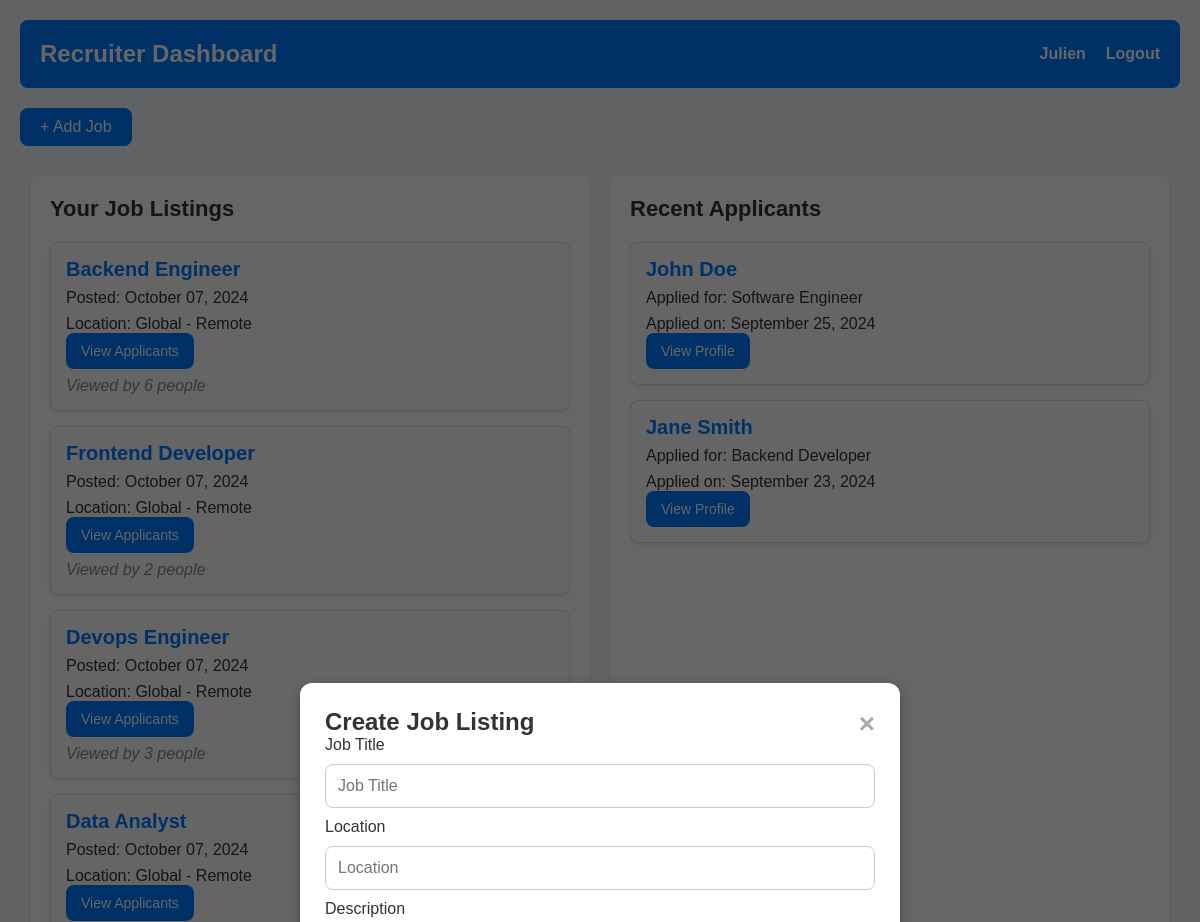
The page /recruiter_dashboard/ (signed in, upper part) on the database as committed earlier.
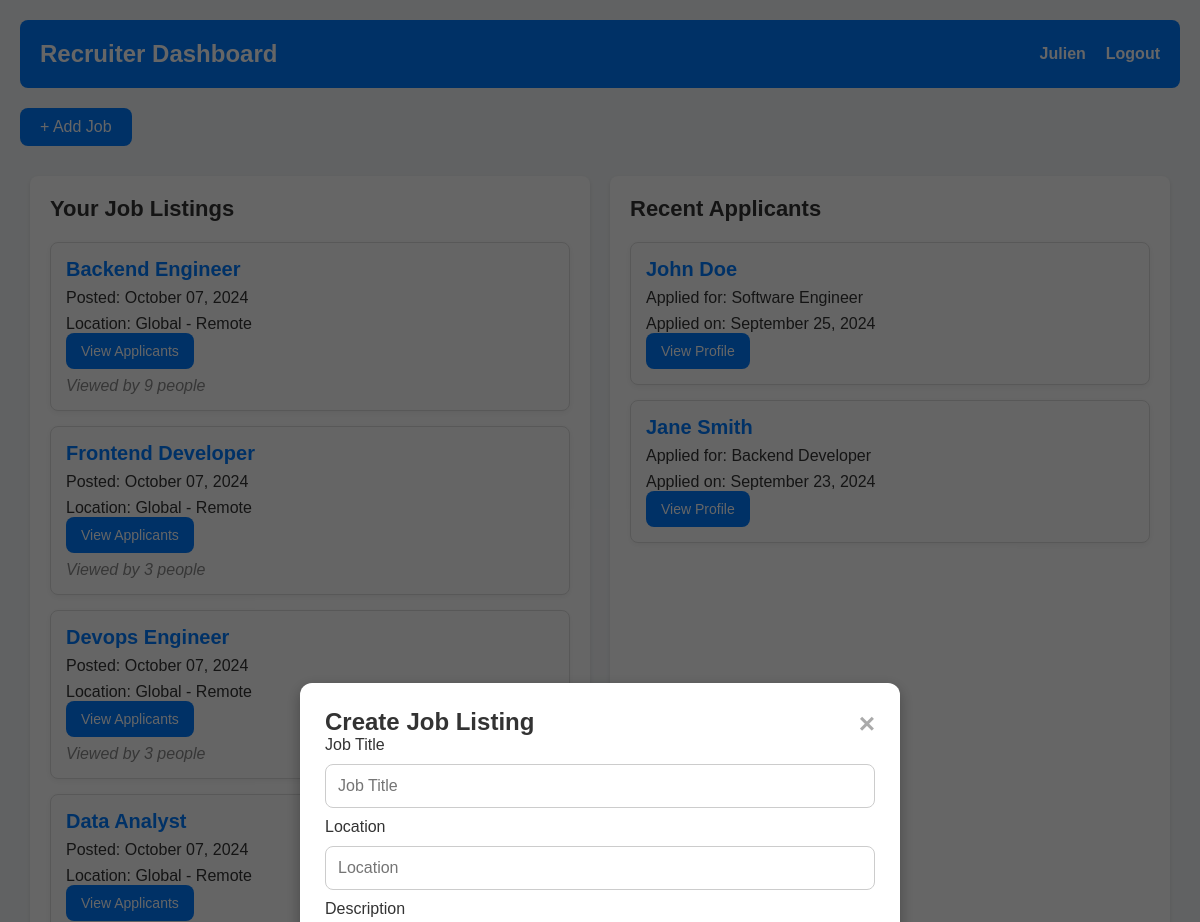
The same page on the database as committed later.
### remote/models.py (models this page shows, shortened)
class Job(models.Model):
    title = models.CharField(max_length=100)
    description = models.TextField()
    location = models.CharField(max_length=30)
    company_name = models.CharField(max_length=100)
    created_at = models.DateTimeField(auto_now_add=True)
    recruiter = models.ForeignKey(Profile, on_delete=models.CASCADE)
    category = models.ForeignKey(Category, on_delete=models.CASCADE, default=1)
    featured = models.BooleanField(default=False)
    views_count = models.IntegerField(default=0)

### remote/views.py (the view)
# urls.py: path('recruiter_dashboard/', views.recruiter_dashboard, name='recruiter_dashboard'),\
def recruiter_dashboard(request):
    category = Category.objects.all()
    applicants = JobApplication.objects.all()
    profile = None
    jobs = []
    profile = Profile.objects.get(user=request.user)
    jobs = Job.objects.filter(recruiter=profile)
    if profile.role == 'recruiter':
        context = {
            'category': category,
            'profile': profile,
            'jobs': jobs,
            'applicants': applicants,
        }
        return render(request, 'recruiters.html', context)

### remote/templates/recruiters.html (shortened to what this page needs)
    {% load static %}
<!DOCTYPE html>
<html lang="en">
<head>
    {% load static %}
    <link rel="stylesheet" href="{% static 'css/recruiters.css' %}">
</head>
<body>
    <div class="dashboard-container">
        <header class="dashboard-header">
            <h1>Recruiter Dashboard</h1>
            <nav>
                <ul>
                    <li><a href="{% url 'get_profile' user.profile.id %}">{{ user.username }}</a></li>
                    <li><a href="/logout/">Logout</a></li>
                </ul>
            </nav>
        </header>
        <div class="add-job-container">
            <button id="add-job-btn" class="add-job-btn">+ Add Job</button>
        </div>
        <div class="dashboard-content">
            <section class="job-section">
                <h2>Your Job Listings</h2>
                <div class="job-list">
                    {% if jobs %}
                        {% for job in jobs %}
                            <div class="job-card">
                                <h3>{{ job.title }}</h3>
                                <p>Posted: {{ job.created_at|date:"F d, Y" }}</p>
                                <p>Location: {{ job.location }}</p>
                                <button class="details-btn" onclick='window.location.href="{% url 'applicants' job.id %}"'>View Applicants</button>
                                <p class="views">Viewed by {{ job.views_count|default:0 }} people</p>
                            </div>
                        {% endfor %}
                    {% else %}
                        <p>No job listings yet. Post your first job!</p>
                    {% endif %}
                </div>
            </section>
            <section class="applicant-section">
                <h2>Recent Applicants</h2>
                <div class="applicant-list">
                    <div class="applicant-card">
                        <h3>John Doe</h3>
                        <p>Applied for: Software Engineer</p>
                        <p>Applied on: September 25, 2024</p>
                        <button class="details-btn">View Profile</button>
                    </div>
                    <div class="applicant-card">
                        <h3>Jane Smith</h3>
                        <p>Applied for: Backend Developer</p>
                        <p>Applied on: September 23, 2024</p>
                        <button class="details-btn">View Profile</button>
                    </div>
                </div>
            </section>
        </div>
        <div id="job-modal" class="modal">
            <div class="modal-content">
                <span class="close">&times;</span>
                <h2>Create Job Listing</h2>
                <form action="{% url 'create_job' %}" method="POST">
                    <div class="input-group">
                        <label for="title">Job Title</label>
                        <input type="text" id="title" name="title" placeholder="Job Title" required>
                    </div>
                    <div class="input-group">
                        <label for="location">Location</label>
                        <input type="text" id="location" name="location" placeholder="Location" required>
                    </div>
                    <div class="input-group">
                        <label for="description">Description</label>
                    </div>
                </form>
            </div>
        </div>
    </div>
</body>

### remote/static/css/recruiters.css (style rules this page uses)
* { margin: 0; padding: 0; box-sizing: border-box; font-family: 'Arial', sans-serif; }
body { background-color: #f4f6f8; color: #333; }
.dashboard-container { max-width: 1200px; margin: 0 auto; padding: 20px; }
.dashboard-header { display: flex; justify-content: space-between; align-items: center; background-color: #007BFF; color: white; padding: 20px; border-radius: 8px; margin-bottom: 20px; }
.dashboard-header h1 { font-size: 24px; }
.dashboard-header nav ul { list-style: none; display: flex; }
.dashboard-header nav ul li { margin-left: 20px; }
.dashboard-header nav ul li a { color: white; text-decoration: none; font-weight: bold; transition: color 0.3s ease; }
.dashboard-content { display: flex; justify-content: space-between; }
.job-section, .applicant-section { flex: 1; margin: 10px; padding: 20px; background-color: #fff; border-radius: 8px; box-shadow: 0 2px 4px rgba(0, 0, 0, 0.1); }
.job-section h2, .applicant-section h2 { font-size: 22px; margin-bottom: 20px; }
.job-list, .applicant-list { display: flex; flex-direction: column; }
.job-card, .applicant-card { background-color: #fdfdfd; border: 1px solid #ddd; border-radius: 8px; padding: 15px; margin-bottom: 15px; box-shadow: 0 2px 5px rgba(0, 0, 0, 0.05); transition: transform 0.3s ease, box-shadow 0.3s ease; }
.job-card h3, .applicant-card h3 { font-size: 20px; color: #007BFF; }
.job-card p, .applicant-card p { font-size: 16px; margin-top: 8px; }
.views { font-style: italic; color: #888; }
.details-btn { background-color: #007BFF; color: white; border: none; padding: 10px 15px; border-radius: 8px; cursor: pointer; font-size: 14px; transition: background-color 0.3s ease; }
.add-job-btn { background-color: #007BFF; color: white; padding: 10px 20px; border: none; border-radius: 8px; cursor: pointer; margin-bottom: 20px; font-size: 16px; transition: background-color 0.3s ease; }
.modal { display: none; position: fixed; z-index: 1000; padding-top: 0; left: 0; top: 0; width: 100%; height: 100%; background-color: rgba(0, 0, 0, 0.6); display: flex; justify-content: center; align-items: center; }
.modal-content { background-color: #fff; padding: 25px; border: none; width: 50%; max-width: 600px; border-radius: 12px; box-shadow: 0 5px 15px rgba(0, 0, 0, 0.3); position: relative; animation: fadeIn 0.3s ease-in-out; }
.close { color: #aaa; float: right; font-size: 28px; font-weight: bold; cursor: pointer; transition: color 0.3s ease; }
input[type="text"], input[type="email"], input[type="password"], textarea { width: 100%; padding: 12px; margin: 10px 0; display: block; border: 1px solid #ccc; border-radius: 8px; box-sizing: border-box; font-size: 16px; }

Rows that differ between the two databases and show on the page:
changed Job "Backend Engineer": views_count "6" → "9"
changed Job "Frontend Developer": views_count "2" → "3"
